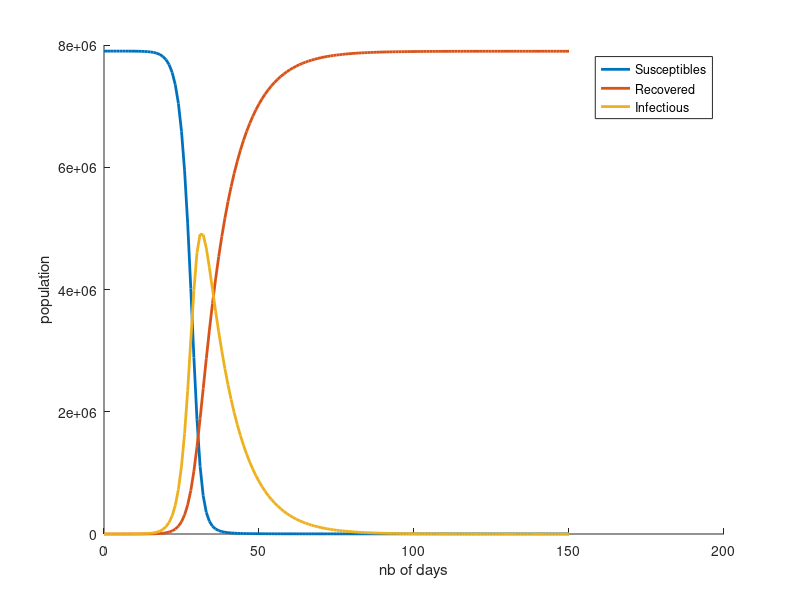
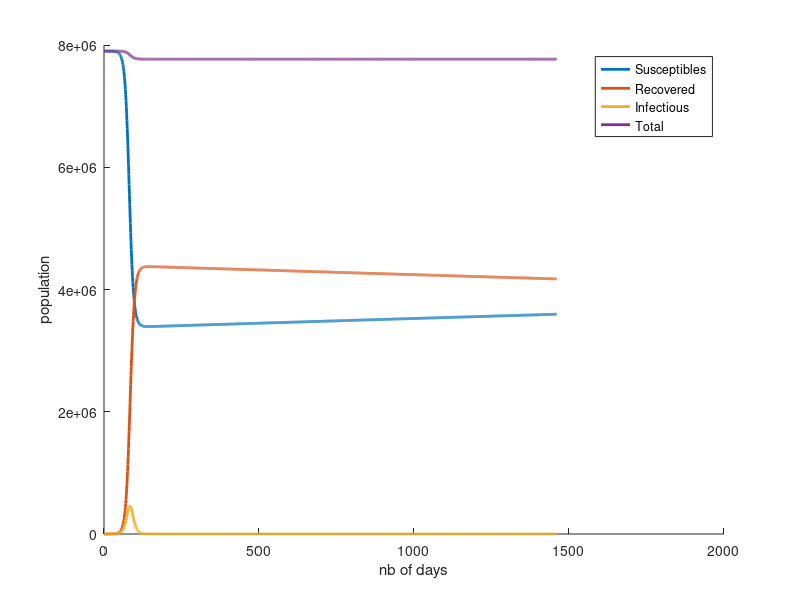
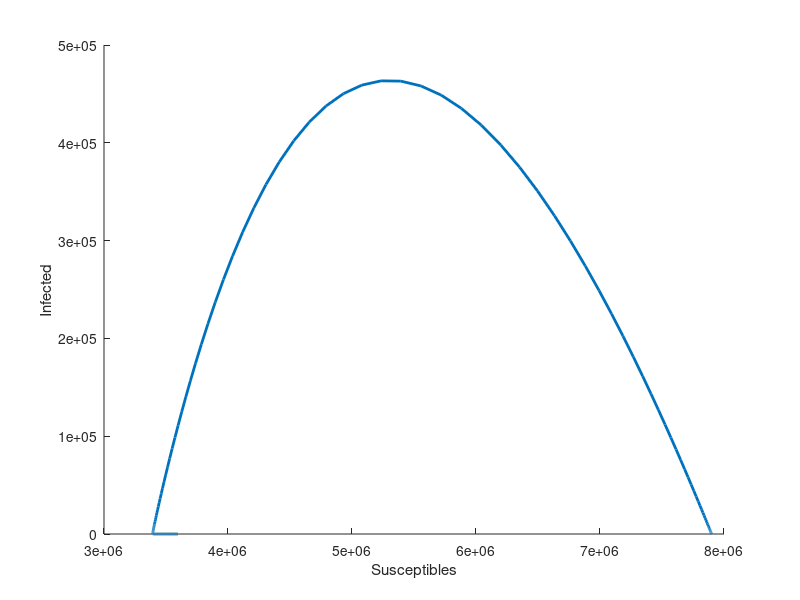
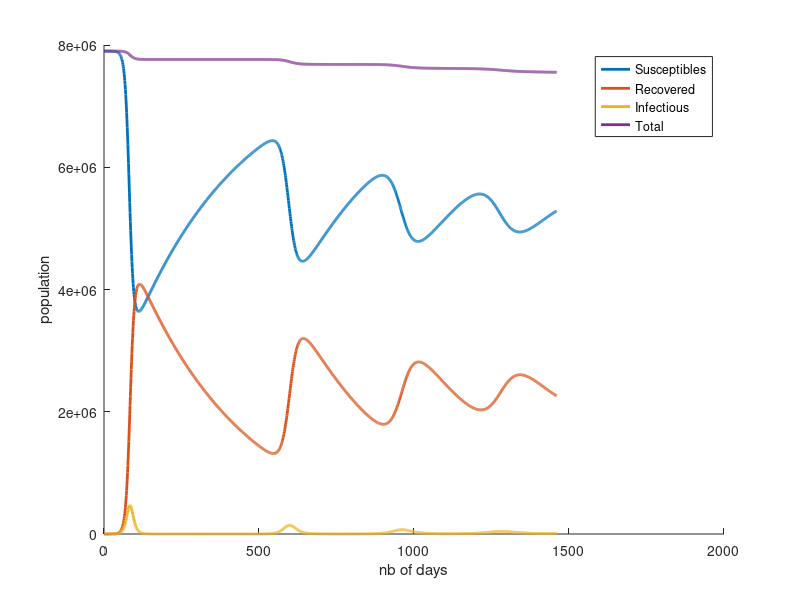

MATLAB code to generate these figures, in order:
% Ariana Pineda, CAAM 210, SPRING 2022, Modeling Infectious Diseases
% solvesir.m
% this script models infectious diseases in a population during a given
% time frame using information on infectious and recovered people. 
% Last modified: February 16, 2022

function solvesir
% this driver initializes parameters for each SIR model and generates plots
% for each model.

% part 1: initialize parameters
alpha = 0.7;
beta = 0.1;
M = 7.9e6;
R0 = 0;
I0 = 10;
initialval = [M-I0-R0, R0, I0];
Tfinal = 150;
t = 0:150;
[Sval,Rval,Ival] = simpleSIR(M, alpha, beta, initialval, Tfinal);

% part 1: plot
figure(1)
hold on
plot(t, Sval, 'LineWidth', 2)
plot(t, Rval, 'LineWidth', 2)
plot(t, Ival, 'LineWidth', 2)
legend('Susceptibles','Recovered','Infectious')
xlabel('nb of days')
ylabel('population')
hold off

% part 2: initialize parameters
alpha = 0.5;
beta = 1/3;
gamma = 0.01;
mu = 1/(76*365);
S0 = 7.9e6;
R0 = 0;
I0 = 10;
Tfinal = 4*365;
t = 0:Tfinal;
initialval = [S0, R0, I0];

[Sval,Rval,Ival,M] = variableSIR(alpha,beta,gamma,mu,initialval,Tfinal);

% part 2: plot 1
figure(2)
hold on
plot(t, Sval, 'LineWidth', 2)
plot(t, Rval, 'LineWidth', 2)
plot(t, Ival, 'LineWidth', 2)
plot(t,M,'LineWidth',2)
xlabel('nb of days')
ylabel('population')
legend('Susceptibles', 'Recovered','Infectious','Total')
hold off

% part 2: plot 2
figure(3)
hold on
plot(Sval,Ival,'LineWidth',2)
xlabel('Susceptibles')
ylabel('Infected')
hold off

% part 3: initialize parameters

omega = 1/365;
Tfinal = 4*365;
t = 0:Tfinal;
[Sval,Rval,Ival,M] = variableimmSIR(alpha,beta,gamma,mu,initialval,Tfinal, omega);


% part 3: plot 1
figure(4)
hold on
plot(t, Sval, 'LineWidth', 2)
plot(t, Rval, 'LineWidth', 2)
plot(t, Ival, 'LineWidth', 2)
plot(t,M,'LineWidth',2)
xlabel('nb of days')
ylabel('population')
legend('Susceptibles', 'Recovered','Infectious','Total')
hold off

% part 3: plot 2
figure(5)
hold on
plot(Sval,Ival,'LineWidth', 2)
xlabel('Susceptibles')
ylabel('Infected')
hold off
end

function [Sval,Rval,Ival] = simpleSIR(M,alpha,beta,initialval,Tfinal)
% creates a SIR model using given parameters over a period of time

% inputs: M-total population, alpha - contacts per day sufficient to spread
% disease, beta - fraction of infected group that will recover during any 
% given day, initialval - vector of initial values of S, I, and R, 
% Tfinal - time in days

%outputs: Sval-number of susceptible individuals; these are healthy
%individuals, Rval-number of recovered individuals, Ival-number of infected
%individuals


% initialization of the variables
Sval(1) = initialval(1);
Rval(1) = initialval(2);
Ival(1) = M-Sval(1)-Rval(1);

%iterates over specified time period
for i=1:Tfinal
    Sval(i+1)=Sval(i)-((alpha/M)*Sval(i)*Ival(i));
    Rval(i+1)=Rval(i)+(beta*Ival(i));
    Ival(i+1) = M-Sval(i+1)-Rval(i+1);
end
end


%Interpret the results from Fig(1) and your new fig-
%ure, i.e. why S(t),I(t),R(t) changed in a specific way when we changed
%the parameters to receive the new figure.

%In the new figure, the susceptibles drastically decreased as alpha increased and beta increased, the recovered drastically increased,
%and the number of infectious spiked higher and earlier. That means
%if there are more contacts per day suffient to spread the disease, people get infected 
%more quickly. With a higher beta, more people will recover. The reason for this is intuitive.
%If more people are infected, more people can spread the disease quicker. This will lead to a quick drop in
%susceptible people since they are probably infectious. As the number of infected people 
%increase and approaches the whole population, the number of recoveries will rise drastically because there are
%more people who have the ability to recover. You can't recover from a disease if you don't have one.
%As more people recover, the number of infected drops.

function [Sval, Rval, Ival, M] = variableSIR(alpha,beta,gamma,mu,initialval,Tfinal)
% creates a variable SIR model using given parameters

% inputs: alpha - contacts per day sufficient to spread disease, beta - 
% fraction of infected group that will recover during any given day, gamma 
% - rate of loss of individuals, mu - death rate for all population from 
% other causes, initialval - vector of initial values of S, I, and R, 
% Tfinal - time in days

% outputs: Sval-number of susceptible individuals; these are healthy
%individuals, Rval-number of recovered individuals, Ival-number of infected
%individuals, M-total population

%initialize variables
Sval(1) = initialval(1);
Rval(1) = initialval(2);
Ival(1) = initialval(3);
M(1) = Sval(1)+Rval(1)+Ival(1);
% loop over the time steps
for i=1:Tfinal
    Sval(i+1)=Sval(i)-((alpha/M(i))*Sval(i)*Ival(i))+(mu*M(i))-(mu*Sval(i));
    Rval(i+1)=Rval(i)+(beta*Ival(i))-(mu*Rval(i));
    Ival(i+1) = Ival(i)+((alpha/M(i))*Sval(i)*Ival(i))-(beta*Ival(i))-(mu+gamma)*Ival(i);
    M(i+1) = Sval(i+1) + Rval(i+1) + Ival(i+1);
end
end

function [Sval, Rval, Ival, M] = variableimmSIR(alpha,beta,gamma,mu,initialval,Tfinal,omega)
% creates a modified variable SIR model using given parameters that takes into
% account loss of immunity

% inputs: alpha - contacts per day sufficient to spread disease, beta - 
% fraction of infected group that will recover during any given day, gamma 
% - rate of loss of individuals, mu - death rate for all population from 
% other causes, initialval - vector of initial values of S, I, and R, 
% Tfinal - time in days, omega - a fraction of the recovered population 
% moves to the group of susceptibles

% outputs: Sval-number of susceptible individuals; these are healthy
%individuals, Rval-number of recovered individuals, Ival-number of infected
%individuals, M-total population

%initialize variables
Sval(1) = initialval(1);
Rval(1) = initialval(2);
Ival(1) = initialval(3);
M(1) = Sval(1) + Rval(1) + Ival(1);

%iterates over specified time period
for i = 1:Tfinal
    Sval(i+1)=Sval(i)-((alpha/M(i))*Sval(i)*Ival(i))+(mu*M(i))-(mu*Sval(i))+omega*Rval(i);
    Rval(i+1)=Rval(i)+(beta*Ival(i))-(mu*Rval(i))-omega*Rval(i);
    Ival(i+1) = Ival(i)+((alpha/M(i))*Sval(i)*Ival(i))-(beta*Ival(i))-(mu+gamma)*Ival(i);
    M(i+1) = Sval(i+1) + Rval(i+1) + Ival(i+1);
end 
end